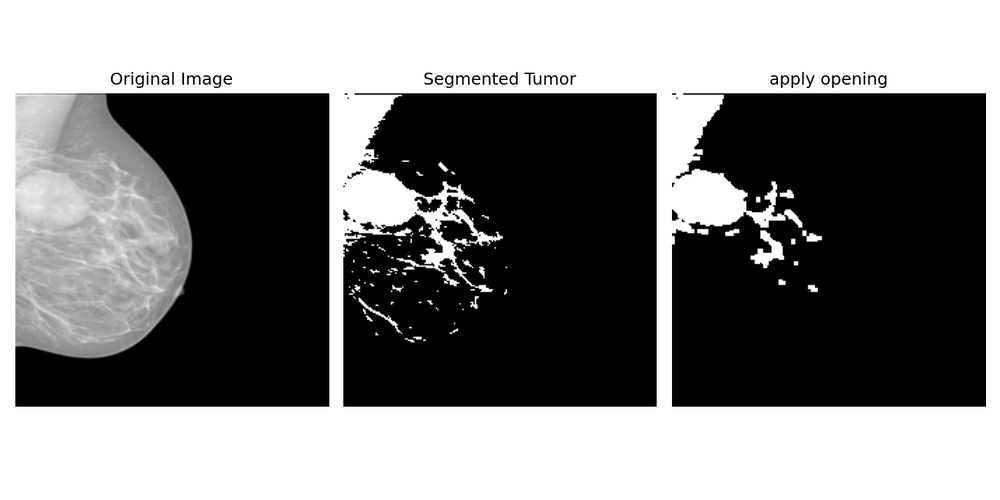
#> input picture visualization/20588680_visualization.png, 1000 x 500 px, shrunk from 1500 x 750 before the run
$ python -i segmentation.py   (imports and definitions only)
#> lines starting #> are read from the running program, lines starting #| are printed output that depends on the picture; after the words box and inside, x2 and y2 are one past the last pixel; in counts of white or black regions, pixels touching at a corner belong together
import cv2
import numpy as np
import pandas as pd
from skimage.measure import label, regionprops, regionprops_table
from visualization import Visualization

def segmentation(file_path, visualize=False, save_path=None):
#> called with file_path = 'visualization/20588680_visualization.png', visualize = False
    img = cv2.imread(file_path, 0)
#> img is the input picture: shape (500, 1000); min 0, max 255, mean 125.9
    if img is None:
        raise ValueError(f"Failed to read image: {file_path}")

    image_label = label(img)
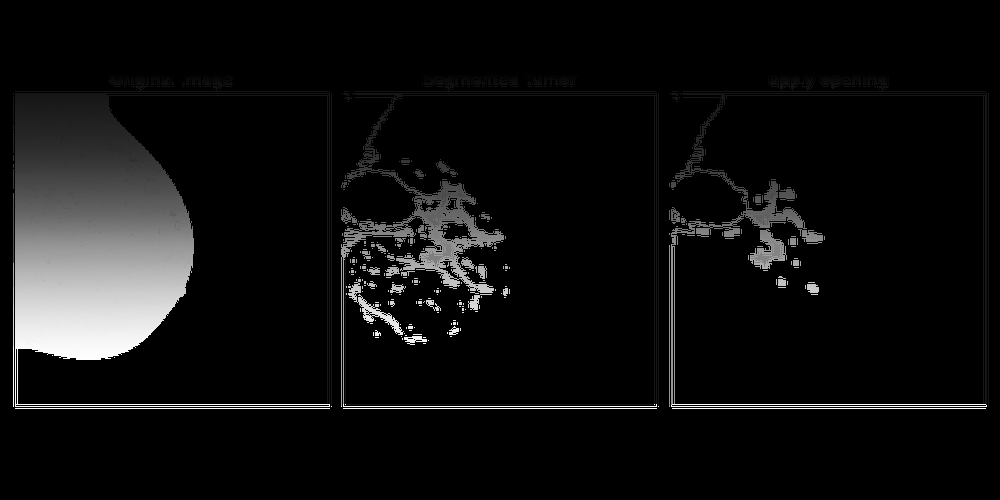
#> image_label: shape (500, 1000) int64; min 0, max 36246, mean 2234.4; drawn with min black and max white
    regions = regionprops(image_label, intensity_image=img)
#> regions = 36246 regions

    props = regionprops_table(
        image_label, img,
        properties=['label', 'area', 'equivalent_diameter', 'mean_intensity', 'solidity']
    )
#> props = 5 items
    df = pd.DataFrame(props)
#> df = table of 36246 rows and 5 columns

    if len(df) == 0:
        mask = np.zeros_like(img, dtype=bool)
        convert_image = (mask.astype(np.uint8)) * 255
        kernel = np.ones((3, 3), np.uint8)
        opening = cv2.morphologyEx(convert_image, cv2.MORPH_OPEN, kernel)
        tot_mean_intensity = 0.0
        average_mean_intensity = 0.0
    else:
        tot_mean_intensity = float(df['mean_intensity'].sum())
#> tot_mean_intensity = 5675201
        average_mean_intensity = tot_mean_intensity / len(df)
#> average_mean_intensity = 156.6

        mask = np.zeros_like(img, dtype=bool)
        for region in regions:
            if region.intensity_mean >= average_mean_intensity + 10:
                mask[image_label == region.label] = True
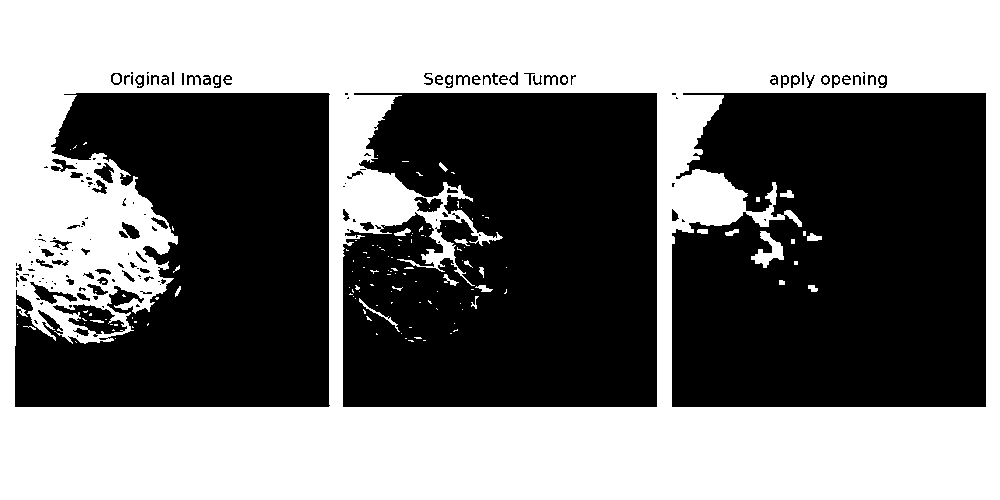
#> mask: shape (500, 1000) bool; 48.4% white; 148 white regions (114 under 20 px), largest, box (x1, y1, x2, y2) and area: (0, 0, 1000, 500) 239507, (751, 231, 784, 268) 518, (359, 298, 400, 332) 127
        convert_image = (mask.astype(np.uint8)) * 255
        kernel = np.ones((3, 3), np.uint8)
        opening = cv2.morphologyEx(convert_image, cv2.MORPH_OPEN, kernel)
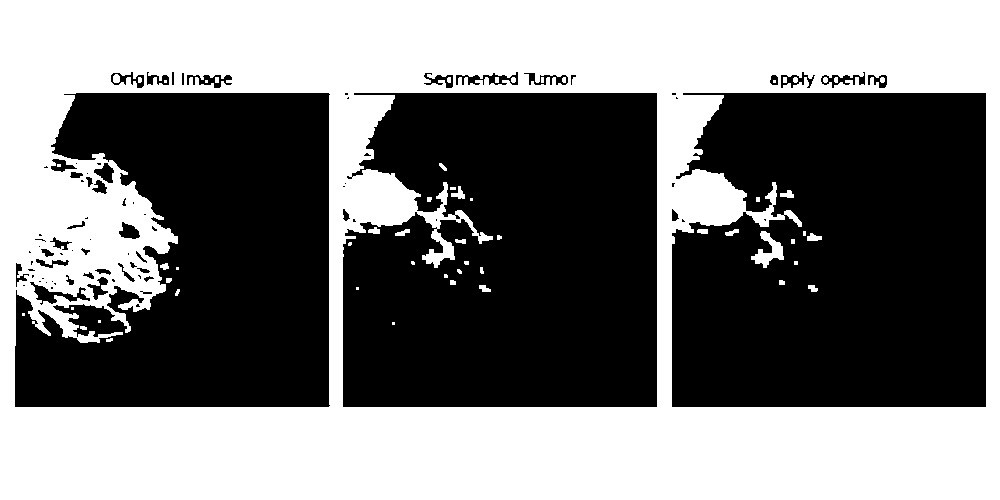
#> opening: shape (500, 1000); 47.9% white; 57 white regions (20 under 20 px), largest, box (x1, y1, x2, y2) and area: (0, 0, 1000, 500) 237668, (751, 231, 784, 268) 516, (451, 186, 465, 199) 93

    if visualize:
        Visualization.seg_visual(img, mask, opening, tot_mean_intensity, average_mean_intensity, save_path=save_path)

    return img, mask, opening, tot_mean_intensity, average_mean_intensity

>>> result = segmentation('visualization/20588680_visualization.png')
#> result = 5 items
